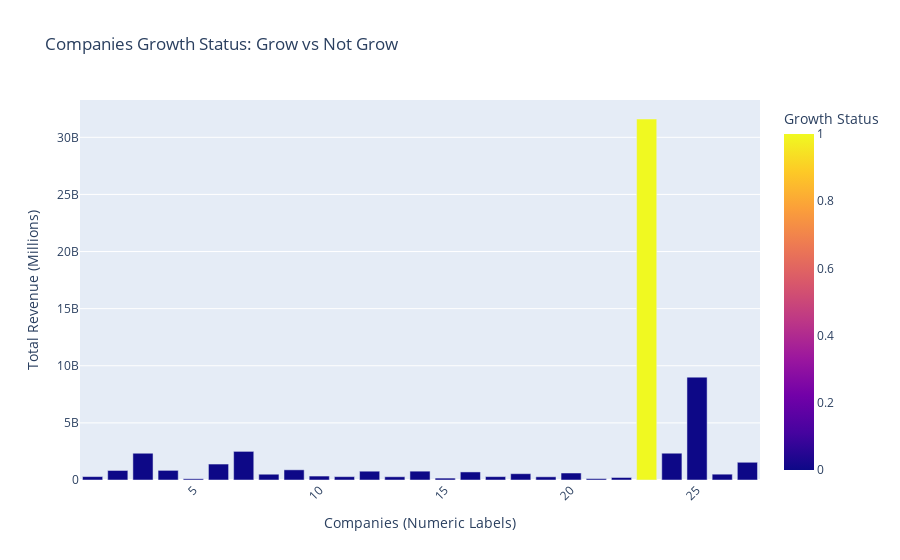

Notebook code cell kept with this figure:
### Code cell
# Ensure company names are strings
df['company_name'] = df['company_name'].astype(str)  # Convert company names to strings

# Create a column for numeric labels
df['company_index'] = range(1, len(df) + 1)  # Assign numeric labels to each company

# Create the bar plot
fig = px.bar(
    df,
    x="company_index",  # Numeric labels for x-axis
    y="total_revenue_millions",  # Revenue as bar height
    color="will_grow",  # Growth status
    barmode="group",
    title="Companies Growth Status: Grow vs Not Grow",
    labels={
        "total_revenue_millions": "Total Revenue (Millions)",
        "company_index": "Company Index",  # Numeric label for x-axis
        "will_grow": "Growth Status",
    },
    color_discrete_map={0: "red", 1: "green"},
    hover_name="company_name",  # Show company names on hover
)

# Customize layout
fig.update_layout(
    xaxis_title="Companies (Numeric Labels)",
    yaxis_title="Total Revenue (Millions)",
    legend_title="Growth Status",
    xaxis=dict(tickangle=-45),  # Rotate x-axis labels for better readability
    showlegend=True,
)

# Show the plot
fig.show()

### Figure 1 — Plotly figure (JSON) as saved in the notebook; plotly's stock layout.template omitted (floating-point values rounded to 4 significant figures)
{"data": [{"alignmentgroup": "True", "hovertemplate": "<b>%{hovertext}</b><br><br>Company Index=%{x}<br>Total Revenue (Millions)=%{y}<br>Growth Status=%{marker.color}<extra></extra>", "hovertext": ["ARISINFRA SOLUTIONS LIMITED", "INTERNATIONAL GEMMOLOGICAL INSTITUTE (INDIA) LIMITED", "HEXAWARE TECHNOLOGIES LIMITED", "KUMAR ARCH TECH LIMITED", "VMS TMT LIMITED", "INDOGULF CROPSCIENCES LIMITED", "VIKRAM SOLAR LIMITED", "ADITYA INFOTECH LIMITED", "SAMBHV STEEL TUBES LIMITED", "MOURI TECH LIMITED", "RAHEE INFRATECH LIMITED", "VARINDERA CONSTRUCTIONS LIMITED", "PROSTARM INFO SYSTEMS LIMITED", "(Please scan this QR code to view the DRHP) MIDWEST LIMITED", "GLOBE CIVIL PROJECTS LIMITED", "MANAGEMENT AND RESEARCH LIMITED", "VIKRAN ENGINEERING LIMITED", "AJAX ENGINEERING LIMITED", "ALL TIME PLASTICS LIMITED", "VINEY CORPORATION LIMITED", "DEV ACCELERATOR LIMITED", "ANLON HEALTHCARE LIMITED", "VISHAL MEGA MART LIMITED", "HDB FINANCIAL SERVICES LIMITED", "BRIGADE HOTEL VENTURES LIMITED", "PARAMESU BIOTECH LIMITED", "CRIZAC LIMITED"], "legendgroup": "", "marker": {"color": [0, 0, 0, 0, 0, 0, 0, 0, 0, 0, 0, 0, 0, 0, 0, 0, 0, 0, 0, 0, 0, 0, 1, 0, 0, 0, 0], "coloraxis": "coloraxis", "pattern": {"shape": ""}}, "name": "", "offsetgroup": "", "orientation": "v", "showlegend": false, "textposition": "auto", "type": "bar", "x": [1, 2, 3, 4, 5, 6, 7, 8, 9, 10, 11, 12, 13, 14, 15, 16, 17, 18, 19, 20, 21, 22, 23, 24, 25, 26, 27], "xaxis": "x", "y": [298600000.0, 834900000.0, 2342000000.0, 842700000.0, 106200000.0, 1398000000.0, 2506000000.0, 506200000.0, 890800000.0, 344600000.0, 292800000.0, 770600000.0, 284100000.0, 772700000.0, 166100000.0, 705300000.0, 295500000.0, 551200000.0, 279900000.0, 612800000.0, 121500000.0, 220100000.0, 31600000000.0, 2344000000.0, 9005000000.0, 509700000.0, 1552000000.0], "yaxis": "y"}], "layout": {"barmode": "group", "coloraxis": {"colorbar": {"title": {"text": "Growth Status"}}, "colorscale": [[0, "#0d0887"], [0.1111, "#46039f"], [0.2222, "#7201a8"], [0.3333, "#9c179e"], [0.4444, "#bd3786"], [0.5556, "#d8576b"], [0.6667, "#ed7953"], [0.7778, "#fb9f3a"], [0.8889, "#fdca26"], [1, "#f0f921"]]}, "legend": {"title": {"text": "Growth Status"}, "tracegroupgap": 0}, "showlegend": true, "title": {"text": "Companies Growth Status: Grow vs Not Grow"}, "xaxis": {"anchor": "y", "domain": [0, 1], "tickangle": -45, "title": {"text": "Companies (Numeric Labels)"}}, "yaxis": {"anchor": "x", "domain": [0, 1], "title": {"text": "Total Revenue (Millions)"}}}}
